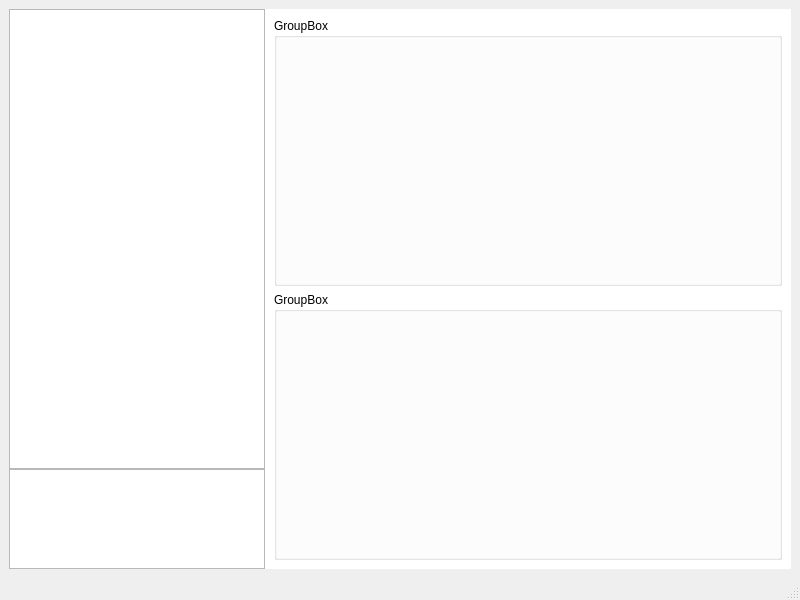
<?xml version="1.0" encoding="UTF-8"?>
<ui version="4.0">
 <class>InterfazPrincipalAlt</class>
 <widget class="QMainWindow" name="InterfazPrincipalAlt">
  <property name="geometry">
   <rect>
    <x>0</x>
    <y>0</y>
    <width>800</width>
    <height>600</height>
   </rect>
  </property>
  <property name="windowTitle">
   <string>MainWindow</string>
  </property>
  <widget class="QWidget" name="centralwidget">
   <layout class="QHBoxLayout" name="horizontalLayout">
    <property name="spacing">
     <number>0</number>
    </property>
    <item>
     <layout class="QVBoxLayout" name="verticalLayout">
      <property name="spacing">
       <number>0</number>
      </property>
      <item>
       <widget class="QListWidget" name="listWidget">
        <property name="sizePolicy">
         <sizepolicy hsizetype="Preferred" vsizetype="Preferred">
          <horstretch>0</horstretch>
          <verstretch>0</verstretch>
         </sizepolicy>
        </property>
        <property name="minimumSize">
         <size>
          <width>250</width>
          <height>0</height>
         </size>
        </property>
        <property name="palette">
         <palette>
          <active>
           <colorrole role="Highlight">
            <brush brushstyle="SolidPattern">
             <color alpha="255">
              <red>255</red>
              <green>255</green>
              <blue>255</blue>
             </color>
            </brush>
           </colorrole>
          </active>
          <inactive>
           <colorrole role="Highlight">
            <brush brushstyle="SolidPattern">
             <color alpha="255">
              <red>255</red>
              <green>255</green>
              <blue>255</blue>
             </color>
            </brush>
           </colorrole>
          </inactive>
          <disabled>
           <colorrole role="Highlight">
            <brush brushstyle="SolidPattern">
             <color alpha="255">
              <red>0</red>
              <green>120</green>
              <blue>215</blue>
             </color>
            </brush>
           </colorrole>
          </disabled>
         </palette>
        </property>
       </widget>
      </item>
      <item>
       <widget class="QPlainTextEdit" name="plainTextEdit">
        <property name="sizePolicy">
         <sizepolicy hsizetype="Preferred" vsizetype="Preferred">
          <horstretch>0</horstretch>
          <verstretch>0</verstretch>
         </sizepolicy>
        </property>
        <property name="maximumSize">
         <size>
          <width>16777215</width>
          <height>100</height>
         </size>
        </property>
       </widget>
      </item>
     </layout>
    </item>
    <item>
     <widget class="QStackedWidget" name="stackedWidget">
      <property name="sizePolicy">
       <sizepolicy hsizetype="Expanding" vsizetype="Expanding">
        <horstretch>0</horstretch>
        <verstretch>0</verstretch>
       </sizepolicy>
      </property>
      <property name="baseSize">
       <size>
        <width>0</width>
        <height>0</height>
       </size>
      </property>
      <property name="palette">
       <palette>
        <active>
         <colorrole role="Base">
          <brush brushstyle="SolidPattern">
           <color alpha="255">
            <red>255</red>
            <green>255</green>
            <blue>255</blue>
           </color>
          </brush>
         </colorrole>
         <colorrole role="Window">
          <brush brushstyle="SolidPattern">
           <color alpha="255">
            <red>255</red>
            <green>255</green>
            <blue>255</blue>
           </color>
          </brush>
         </colorrole>
        </active>
        <inactive>
         <colorrole role="Base">
          <brush brushstyle="SolidPattern">
           <color alpha="255">
            <red>255</red>
            <green>255</green>
            <blue>255</blue>
           </color>
          </brush>
         </colorrole>
         <colorrole role="Window">
          <brush brushstyle="SolidPattern">
           <color alpha="255">
            <red>255</red>
            <green>255</green>
            <blue>255</blue>
           </color>
          </brush>
         </colorrole>
        </inactive>
        <disabled>
         <colorrole role="Base">
          <brush brushstyle="SolidPattern">
           <color alpha="255">
            <red>255</red>
            <green>255</green>
            <blue>255</blue>
           </color>
          </brush>
         </colorrole>
         <colorrole role="Window">
          <brush brushstyle="SolidPattern">
           <color alpha="255">
            <red>255</red>
            <green>255</green>
            <blue>255</blue>
           </color>
          </brush>
         </colorrole>
        </disabled>
       </palette>
      </property>
      <property name="layoutDirection">
       <enum>Qt::LeftToRight</enum>
      </property>
      <property name="autoFillBackground">
       <bool>true</bool>
      </property>
      <property name="frameShape">
       <enum>QFrame::NoFrame</enum>
      </property>
      <property name="frameShadow">
       <enum>QFrame::Plain</enum>
      </property>
      <property name="lineWidth">
       <number>0</number>
      </property>
      <property name="midLineWidth">
       <number>0</number>
      </property>
      <property name="currentIndex">
       <number>0</number>
      </property>
      <widget class="QWidget" name="paginaAeronaves">
       <property name="sizePolicy">
        <sizepolicy hsizetype="Expanding" vsizetype="Expanding">
         <horstretch>0</horstretch>
         <verstretch>0</verstretch>
        </sizepolicy>
       </property>
       <property name="palette">
        <palette>
         <active>
          <colorrole role="Base">
           <brush brushstyle="SolidPattern">
            <color alpha="255">
             <red>255</red>
             <green>255</green>
             <blue>255</blue>
            </color>
           </brush>
          </colorrole>
          <colorrole role="Window">
           <brush brushstyle="SolidPattern">
            <color alpha="255">
             <red>255</red>
             <green>255</green>
             <blue>255</blue>
            </color>
           </brush>
          </colorrole>
         </active>
         <inactive>
          <colorrole role="Base">
           <brush brushstyle="SolidPattern">
            <color alpha="255">
             <red>255</red>
             <green>255</green>
             <blue>255</blue>
            </color>
           </brush>
          </colorrole>
          <colorrole role="Window">
           <brush brushstyle="SolidPattern">
            <color alpha="255">
             <red>255</red>
             <green>255</green>
             <blue>255</blue>
            </color>
           </brush>
          </colorrole>
         </inactive>
         <disabled>
          <colorrole role="Base">
           <brush brushstyle="SolidPattern">
            <color alpha="255">
             <red>255</red>
             <green>255</green>
             <blue>255</blue>
            </color>
           </brush>
          </colorrole>
          <colorrole role="Window">
           <brush brushstyle="SolidPattern">
            <color alpha="255">
             <red>255</red>
             <green>255</green>
             <blue>255</blue>
            </color>
           </brush>
          </colorrole>
         </disabled>
        </palette>
       </property>
       <property name="autoFillBackground">
        <bool>true</bool>
       </property>
       <layout class="QVBoxLayout" name="verticalLayout_2">
        <item>
         <widget class="QGroupBox" name="groupBox">
          <property name="title">
           <string>GroupBox</string>
          </property>
         </widget>
        </item>
        <item>
         <widget class="QGroupBox" name="groupBox_2">
          <property name="title">
           <string>GroupBox</string>
          </property>
         </widget>
        </item>
       </layout>
      </widget>
      <widget class="QWidget" name="paginaAeropuertos">
       <property name="palette">
        <palette>
         <active>
          <colorrole role="Base">
           <brush brushstyle="SolidPattern">
            <color alpha="255">
             <red>255</red>
             <green>255</green>
             <blue>255</blue>
            </color>
           </brush>
          </colorrole>
          <colorrole role="Window">
           <brush brushstyle="SolidPattern">
            <color alpha="255">
             <red>255</red>
             <green>255</green>
             <blue>255</blue>
            </color>
           </brush>
          </colorrole>
         </active>
         <inactive>
          <colorrole role="Base">
           <brush brushstyle="SolidPattern">
            <color alpha="255">
             <red>255</red>
             <green>255</green>
             <blue>255</blue>
            </color>
           </brush>
          </colorrole>
          <colorrole role="Window">
           <brush brushstyle="SolidPattern">
            <color alpha="255">
             <red>255</red>
             <green>255</green>
             <blue>255</blue>
            </color>
           </brush>
          </colorrole>
         </inactive>
         <disabled>
          <colorrole role="Base">
           <brush brushstyle="SolidPattern">
            <color alpha="255">
             <red>255</red>
             <green>255</green>
             <blue>255</blue>
            </color>
           </brush>
          </colorrole>
          <colorrole role="Window">
           <brush brushstyle="SolidPattern">
            <color alpha="255">
             <red>255</red>
             <green>255</green>
             <blue>255</blue>
            </color>
           </brush>
          </colorrole>
         </disabled>
        </palette>
       </property>
       <layout class="QHBoxLayout" name="horizontalLayout_3">
        <item>
         <widget class="QLabel" name="label_2">
          <property name="text">
           <string>AEROPUERTOS</string>
          </property>
         </widget>
        </item>
       </layout>
      </widget>
      <widget class="QWidget" name="paginaOperaciones">
       <property name="palette">
        <palette>
         <active>
          <colorrole role="Base">
           <brush brushstyle="SolidPattern">
            <color alpha="255">
             <red>255</red>
             <green>255</green>
             <blue>255</blue>
            </color>
           </brush>
          </colorrole>
          <colorrole role="Window">
           <brush brushstyle="SolidPattern">
            <color alpha="255">
             <red>255</red>
             <green>255</green>
             <blue>255</blue>
            </color>
           </brush>
          </colorrole>
         </active>
         <inactive>
          <colorrole role="Base">
           <brush brushstyle="SolidPattern">
            <color alpha="255">
             <red>255</red>
             <green>255</green>
             <blue>255</blue>
            </color>
           </brush>
          </colorrole>
          <colorrole role="Window">
           <brush brushstyle="SolidPattern">
            <color alpha="255">
             <red>255</red>
             <green>255</green>
             <blue>255</blue>
            </color>
           </brush>
          </colorrole>
         </inactive>
         <disabled>
          <colorrole role="Base">
           <brush brushstyle="SolidPattern">
            <color alpha="255">
             <red>255</red>
             <green>255</green>
             <blue>255</blue>
            </color>
           </brush>
          </colorrole>
          <colorrole role="Window">
           <brush brushstyle="SolidPattern">
            <color alpha="255">
             <red>255</red>
             <green>255</green>
             <blue>255</blue>
            </color>
           </brush>
          </colorrole>
         </disabled>
        </palette>
       </property>
       <layout class="QHBoxLayout" name="horizontalLayout_4">
        <item>
         <widget class="QLabel" name="label_4">
          <property name="text">
           <string>OPERACIONES</string>
          </property>
         </widget>
        </item>
       </layout>
      </widget>
      <widget class="QWidget" name="paginaSimulacion">
       <property name="palette">
        <palette>
         <active>
          <colorrole role="Base">
           <brush brushstyle="SolidPattern">
            <color alpha="255">
             <red>255</red>
             <green>255</green>
             <blue>255</blue>
            </color>
           </brush>
          </colorrole>
          <colorrole role="Window">
           <brush brushstyle="SolidPattern">
            <color alpha="255">
             <red>255</red>
             <green>255</green>
             <blue>255</blue>
            </color>
           </brush>
          </colorrole>
         </active>
         <inactive>
          <colorrole role="Base">
           <brush brushstyle="SolidPattern">
            <color alpha="255">
             <red>255</red>
             <green>255</green>
             <blue>255</blue>
            </color>
           </brush>
          </colorrole>
          <colorrole role="Window">
           <brush brushstyle="SolidPattern">
            <color alpha="255">
             <red>255</red>
             <green>255</green>
             <blue>255</blue>
            </color>
           </brush>
          </colorrole>
         </inactive>
         <disabled>
          <colorrole role="Base">
           <brush brushstyle="SolidPattern">
            <color alpha="255">
             <red>255</red>
             <green>255</green>
             <blue>255</blue>
            </color>
           </brush>
          </colorrole>
          <colorrole role="Window">
           <brush brushstyle="SolidPattern">
            <color alpha="255">
             <red>255</red>
             <green>255</green>
             <blue>255</blue>
            </color>
           </brush>
          </colorrole>
         </disabled>
        </palette>
       </property>
       <layout class="QHBoxLayout" name="horizontalLayout_5">
        <item>
         <widget class="QLabel" name="label_3">
          <property name="text">
           <string>SIMULACION</string>
          </property>
         </widget>
        </item>
       </layout>
      </widget>
     </widget>
    </item>
   </layout>
  </widget>
  <widget class="QMenuBar" name="menubar">
   <property name="geometry">
    <rect>
     <x>0</x>
     <y>0</y>
     <width>800</width>
     <height>26</height>
    </rect>
   </property>
  </widget>
  <widget class="QStatusBar" name="statusbar"/>
 </widget>
 <resources/>
 <connections/>
</ui>
